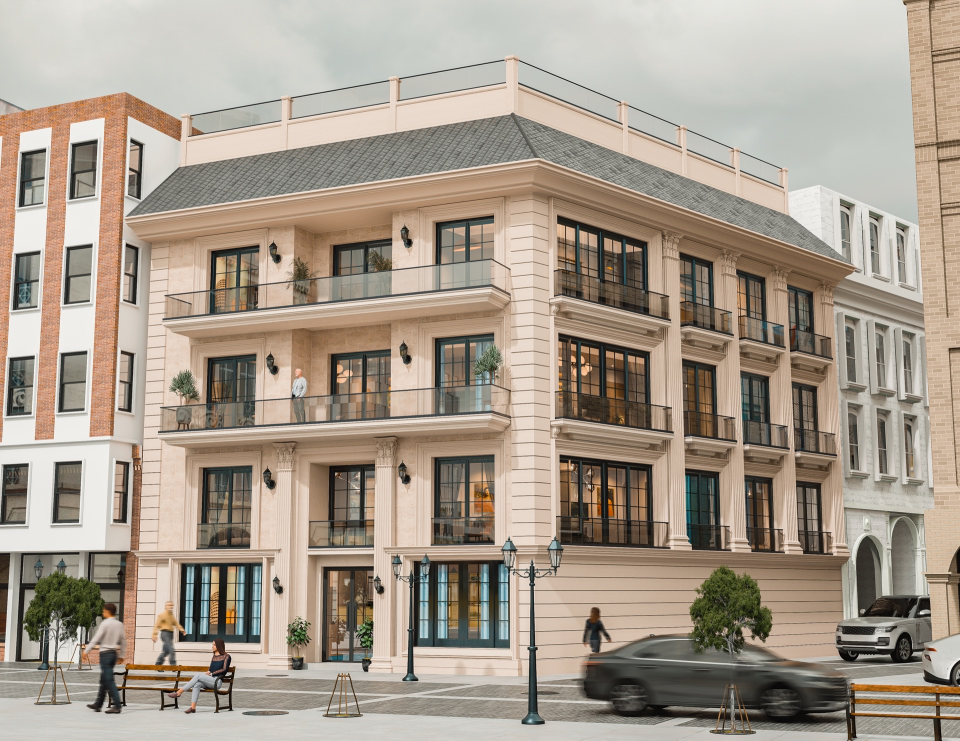
#> input picture web-fotos/calle-grande-28/hero.jpg, 1920 x 1481 px, found by its file name (shown at 1/2 size)
$ python batch_generate.py
#> lines starting #> are read from the running program, lines starting #| are printed output that depends on the picture
#> in make_post, img is the input picture: PIL image 1920x1481 RGB; mean R, G, B 166.5, 154.4, 140.5
### make_manzanoshabitat.py
#!/usr/bin/env python3
"""
Manzanos Hábitat — image processor for Instagram (@manzanoshabitat).

Toma renders de proyectos / fotos del blog y les aplica:
- crop/resize a 1080x1350 (post) o 1080x1920 (story)
- viñeta sutil en bordes
- marco DOBLE dorado (línea exterior + interior con gap)
- acentos en L en las 4 esquinas (art-déco)
- LOGO Manzanos Hábitat (dorado/blanco) compuesto abajo sobre panel translúcido

Uso:
    python3 make_manzanoshabitat.py post  villafranca/hero.jpg   01-villafranca.jpg
    python3 make_manzanoshabitat.py story villafranca/hero.jpg   01-villafranca-story.jpg
    python3 make_manzanoshabitat.py batch
"""
import os, sys, math
from PIL import Image, ImageDraw, ImageFilter

LOCAL       = os.path.expanduser("~/manzanoshabitat-social")
RAW         = os.path.join(LOCAL, "raw")           # renders fuente (copiados de la web)
ASSETS      = os.path.join(LOCAL, "assets")
OUT_POSTS   = os.path.join(LOCAL, "posts")
OUT_STORIES = os.path.join(LOCAL, "stories")

# Paleta Manzanos Hábitat (del sitio: oro #c9a96e, oscuro #1a1a2e)
GOLD     = (201, 169, 110)   # #c9a96e
GOLD_LT  = (224, 200, 156)
INK      = (26, 26, 46)      # #1a1a2e

POST_W,  POST_H  = 1080, 1350
STORY_W, STORY_H = 1080, 1920

LOGO_WHITE = os.path.join(ASSETS, "logo-mh-white.png")
LOGO_GOLD  = os.path.join(ASSETS, "logo-mh-gold.png")


def cover(im, w, h):
#> called with w = 1080, h = 1350
    s = max(w / im.width, h / im.height)
#> s = 0.912
    nw, nh = int(im.width * s + 1), int(im.height * s + 1)
#> nw = 1751; nh = 1351
    im = im.resize((nw, nh), Image.LANCZOS)
    x0, y0 = (nw - w) // 2, (nh - h) // 2
#> x0 = 335; y0 = 0
    return im.crop((x0, y0, x0 + w, y0 + h))


def add_vignette(im, strength=0.20):
#> called with strength = 0.2
    w, h = im.size
#> w = 1080; h = 1350
    mask = Image.new("L", (w, h), 0)
#> mask: PIL image 1080x1350 L; every value is 0
    px = mask.load()
    cx, cy = w / 2, h / 2
#> cx = 540; cy = 675
    max_d = math.hypot(cx, cy)
#> max_d = 864.4
    for y in range(h):
        for x in range(w):
            d = math.hypot(x - cx, y - cy) / max_d
            v = max(0.0, d - 0.55) / 0.45
            px[x, y] = int(255 * v * strength)
    dark = Image.new("RGB", (w, h), (0, 0, 0))
#> dark: PIL image 1080x1350 RGB; every value is 0
    return Image.composite(dark, im, mask)
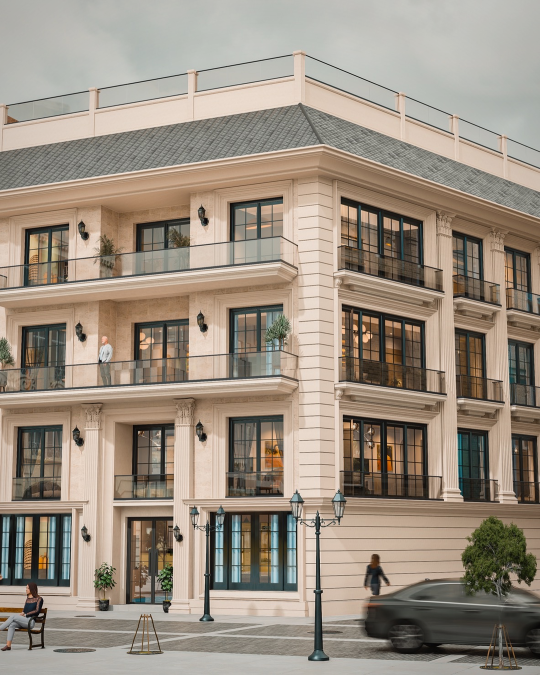
#> returned value: PIL image 1080x1350 RGB (shown at 1/2 size); mean R, G, B 155, 143, 129.2


def draw_double_frame(im, margin_outer, gap, line_outer, line_inner):
#> called with margin_outer = 44, gap = 16, line_outer = 3, line_inner = 1
    w, h = im.size
#> w = 1080; h = 1350
    canvas = im.convert("RGBA")
    overlay = Image.new("RGBA", (w, h), (0, 0, 0, 0))
#> overlay: PIL image 1080x1350 RGBA; every value is 0
    d = ImageDraw.Draw(overlay)
    d.rectangle([margin_outer, margin_outer, w - margin_outer - 1, h - margin_outer - 1],
                outline=GOLD, width=line_outer)
    mi = margin_outer + gap
    d.rectangle([mi, mi, w - mi - 1, h - mi - 1], outline=GOLD, width=line_inner)
    return Image.alpha_composite(canvas, overlay).convert("RGB")


def draw_corner_accents(im, margin, size, line):
#> called with margin = 44, size = 70, line = 3
    w, h = im.size
#> w = 1080; h = 1350
    canvas = im.convert("RGBA")
    overlay = Image.new("RGBA", (w, h), (0, 0, 0, 0))
    d = ImageDraw.Draw(overlay)
    d.line([(margin, margin + size), (margin, margin)], fill=GOLD, width=line)
    d.line([(margin, margin), (margin + size, margin)], fill=GOLD, width=line)
    d.line([(w - margin - size, margin), (w - margin - 1, margin)], fill=GOLD, width=line)
    d.line([(w - margin - 1, margin), (w - margin - 1, margin + size)], fill=GOLD, width=line)
    d.line([(margin, h - margin - size), (margin, h - margin - 1)], fill=GOLD, width=line)
    d.line([(margin, h - margin - 1), (margin + size, h - margin - 1)], fill=GOLD, width=line)
    d.line([(w - margin - size, h - margin - 1), (w - margin - 1, h - margin - 1)], fill=GOLD, width=line)
    d.line([(w - margin - 1, h - margin - size), (w - margin - 1, h - margin - 1)], fill=GOLD, width=line)
    return Image.alpha_composite(canvas, overlay).convert("RGB")


def add_logo_bottom(im, story=False, logo_path=LOGO_WHITE):
    """Compone el logo MH abajo, centrado, sobre panel translúcido oscuro
    con una fina línea dorada encima. El logo es el cierre de marca que pidió Victor.
    `logo_path` permite usar el logo DORADO (LOGO_GOLD) en días especiales."""
#> called with story = False
    w, h = im.size
#> w = 1080
    canvas = im.convert("RGBA")

    # Panel translúcido (degradado oscuro hacia abajo para legibilidad)
    panel_h = 230 if story else 190
    panel_y = h - panel_h - (54 if story else 44)   # por encima del marco inferior
    panel = Image.new("RGBA", (w, panel_h), (0, 0, 0, 0))
#> panel: PIL image 1080x190 RGBA; every value is 0
    pd = ImageDraw.Draw(panel)
    for i in range(panel_h):
        a = int(150 * (i / panel_h) ** 1.4)         # más opaco abajo
        pd.line([(0, i), (w, i)], fill=(INK[0], INK[1], INK[2], a))
    canvas.alpha_composite(panel, (0, panel_y))
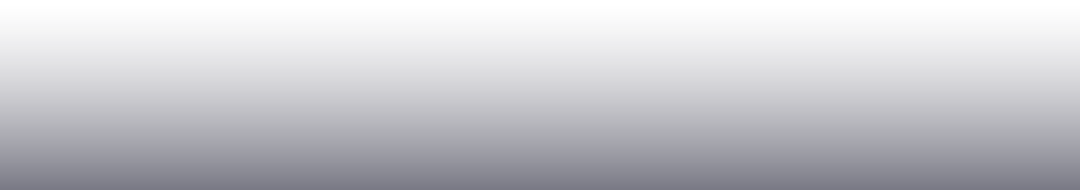
#> panel: PIL image 1080x190 RGBA; mean R, G, B, A 26, 26, 46, 61.6; transparent parts drawn white
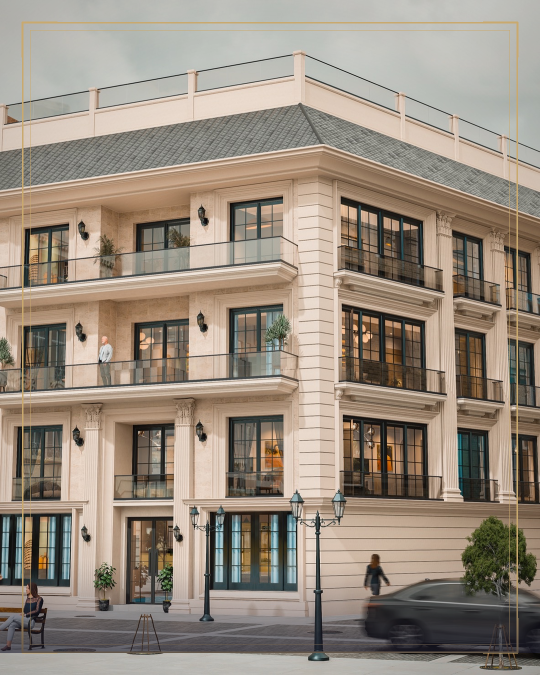
#> canvas: PIL image 1080x1350 RGBA (shown at 1/2 size); mean R, G, B, A 152.4, 140.3, 126.9, 255
#> pass 3 of the loop `for src, out in POSTS:`:
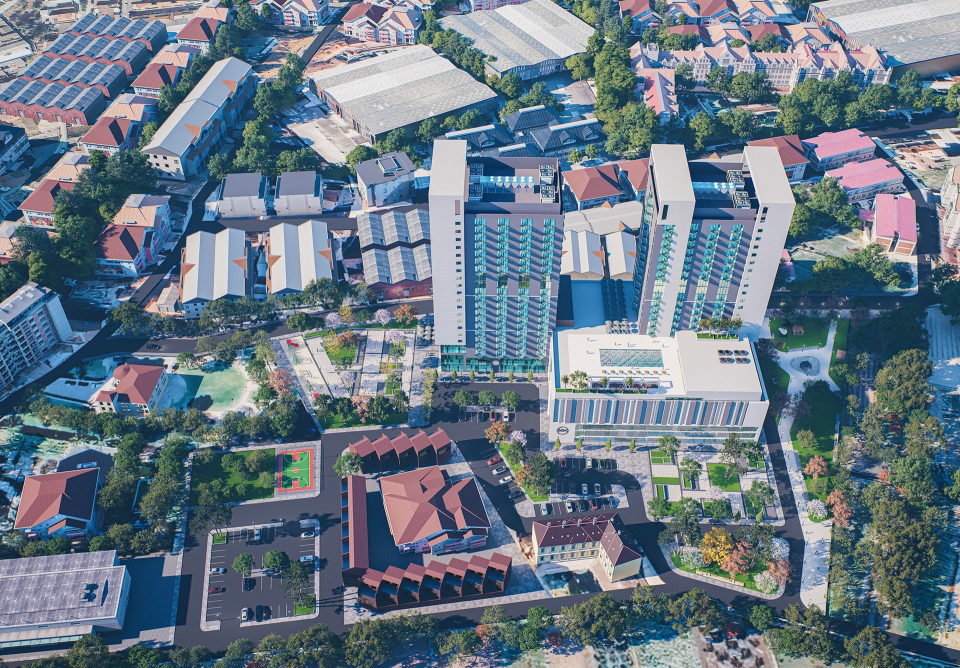
#> input picture web-fotos/mh-san-adrian/hero-building.jpg, 1920 x 1336 px, found by its file name (shown at 1/2 size)
#> in make_post, img is the input picture: PIL image 1920x1336 RGB; mean R, G, B 104.7, 120.6, 133.9
#> in cover (call 2), `im = im.resize((nw, nh), Image.LANCZOS)`:
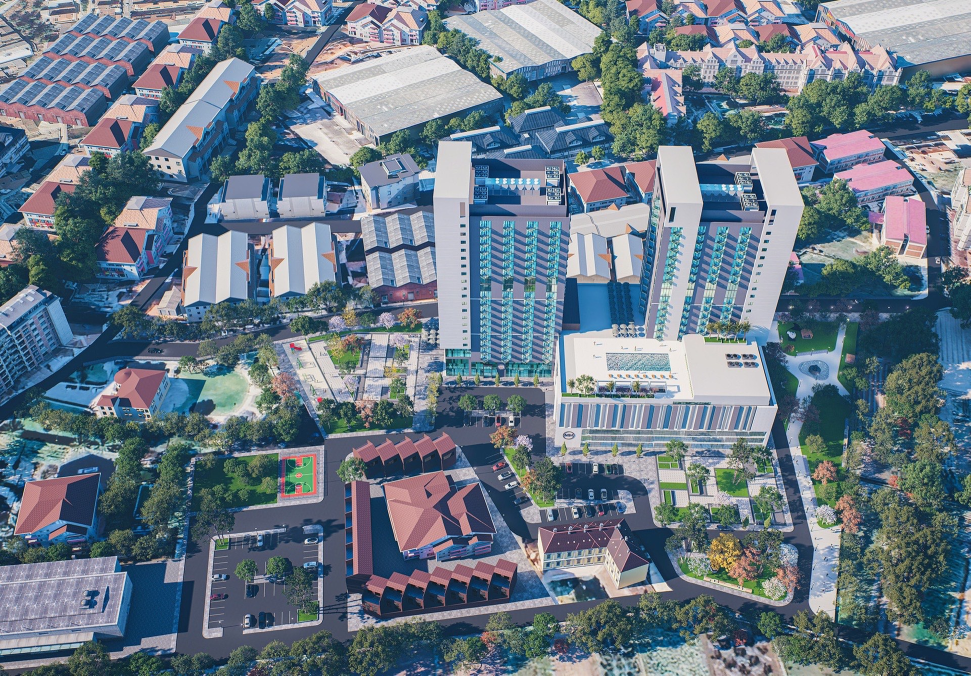
#> im: PIL image 1941x1351 RGB (shown at 1/2 size); mean R, G, B 104.7, 120.6, 133.9
#> in add_logo_bottom (call 2), `canvas.alpha_composite(panel, (0, panel_y))`:
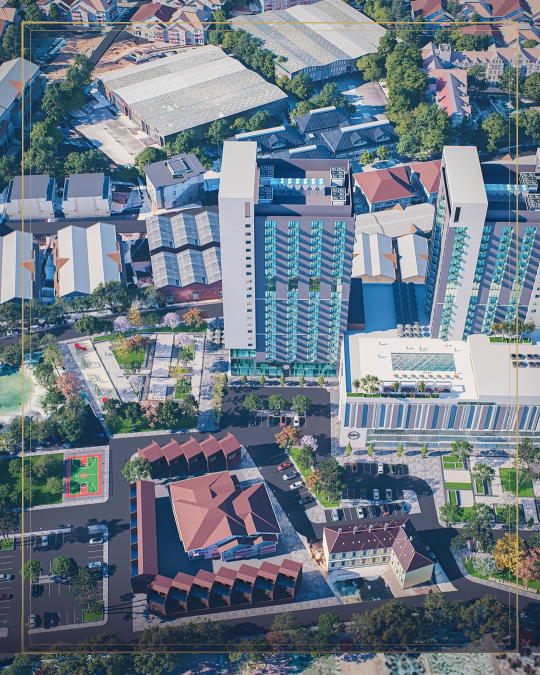
#> canvas: PIL image 1080x1350 RGBA (shown at 1/2 size); mean R, G, B, A 108.7, 121.7, 134, 255
#> the loop made 20 passes; the first 3 are shown

    # Línea dorada fina sobre el panel
    d = ImageDraw.Draw(canvas)
    d.line([(w * 0.34, panel_y), (w * 0.66, panel_y)], fill=GOLD, width=2)

    # Logo centrado dentro del panel (blanco por defecto, dorado en días especiales)
    logo = Image.open(logo_path).convert("RGBA")
    target_w = int(w * (0.56 if story else 0.50))
    target_h = int(target_w * logo.height / logo.width)
    logo = logo.resize((target_w, target_h), Image.LANCZOS)
    lx = (w - target_w) // 2
    ly = panel_y + (panel_h - target_h) // 2 + (6 if story else 4)
    canvas.alpha_composite(logo, (lx, ly))

    return canvas.convert("RGB")


def make_post(src_rel, out_filename, story=False):
    src_path = os.path.join(RAW, src_rel)
    if not os.path.exists(src_path):
        raise FileNotFoundError(f"No existe: {src_path}")
    w, h = (STORY_W, STORY_H) if story else (POST_W, POST_H)
    out_dir = OUT_STORIES if story else OUT_POSTS
    os.makedirs(out_dir, exist_ok=True)
    out_path = os.path.join(out_dir, out_filename)

    img = Image.open(src_path).convert("RGB")
    img = cover(img, w, h)
#> in cover (call 6), `return im.crop((x0, y0, x0 + w, y0 + h))`:
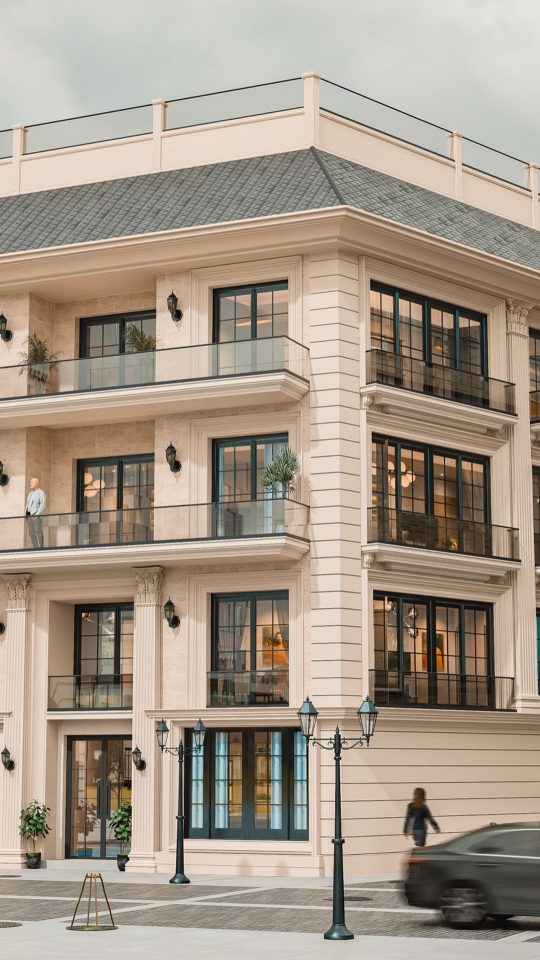
#> returned value: PIL image 1080x1920 RGB (shown at 1/2 size); mean R, G, B 165.4, 152.3, 137.9
    img = add_vignette(img, strength=0.20)
#> in add_vignette (call 6), `mask = Image.new("L", (w, h), 0)`: mask: PIL image 1080x1920 L; every value is 0
#> in add_vignette (call 6), `dark = Image.new("RGB", (w, h), (0, 0, 0))`: dark: PIL image 1080x1920 RGB; every value is 0
#> in add_vignette (call 6), `return Image.composite(dark, im, mask)`:
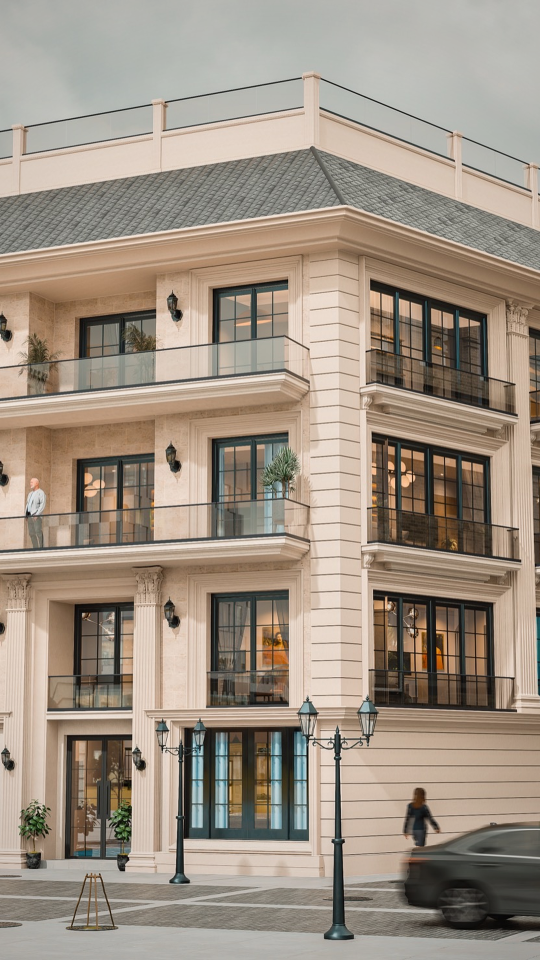
#> returned value: PIL image 1080x1920 RGB (shown at 1/2 size); mean R, G, B 158.8, 145.7, 131.7
    if story:
        img = draw_double_frame(img, 54, 20, 4, 1)
#> in draw_double_frame (call 6), `overlay = Image.new("RGBA", (w, h), (0, 0, 0, 0))`: overlay: PIL image 1080x1920 RGBA; every value is 0
        img = draw_corner_accents(img, 54, 90, 4)
    else:
        img = draw_double_frame(img, 44, 16, 3, 1)
        img = draw_corner_accents(img, 44, 70, 3)
    img = add_logo_bottom(img, story=story)
#> in add_logo_bottom (call 6), `panel = Image.new("RGBA", (w, panel_h), (0, 0, 0, 0))`: panel: PIL image 1080x230 RGBA; every value is 0
#> in add_logo_bottom (call 6), `canvas.alpha_composite(panel, (0, panel_y))`:
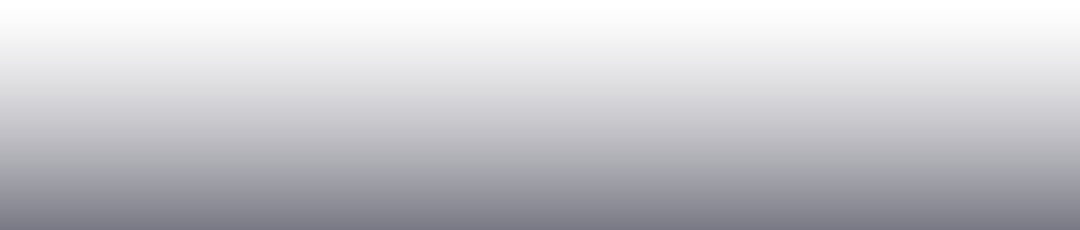
#> panel: PIL image 1080x230 RGBA; mean R, G, B, A 26, 26, 46, 61.7; transparent parts drawn white
#> in add_logo_bottom (call 6), `canvas.alpha_composite(panel, (0, panel_y))`:
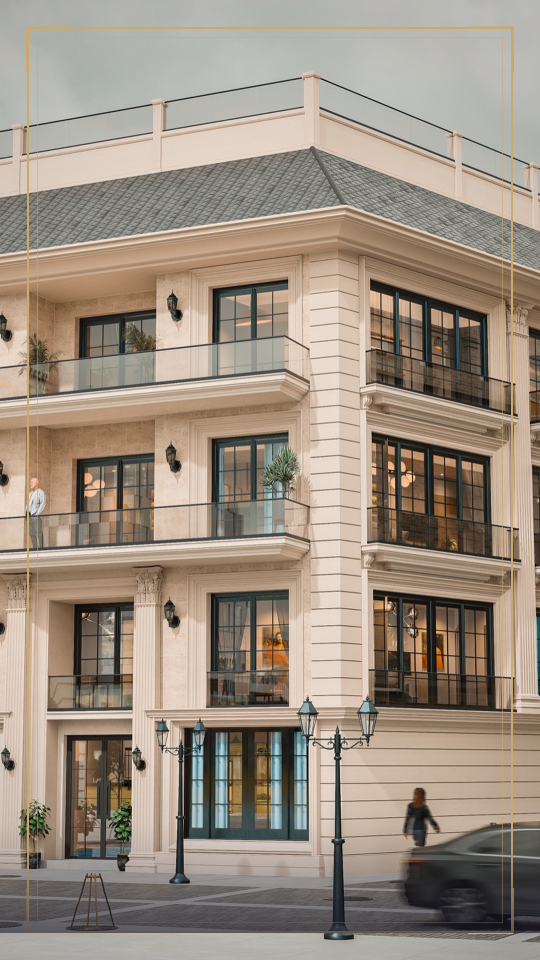
#> canvas: PIL image 1080x1920 RGBA (shown at 1/2 size); mean R, G, B, A 156.3, 143.2, 129.4, 255
#> pass 3 of the loop `for src, out in STORIES:`:
#> the loop made 8 passes; the first 3 are shown
    img.save(out_path, "JPEG", quality=92, optimize=True)
    print(f"  ✓ {('STORY' if story else 'POST '):<5} {src_rel:<42} → {out_filename}")
    return out_path


# [5 lines that do not run on import are left out]

### batch_generate.py
#!/usr/bin/env python3
"""Genera todas las imágenes branded (posts 1080x1350 + stories 1080x1920)."""
import sys, os
sys.path.insert(0, os.path.expanduser("~/manzanoshabitat-social"))
from make_manzanoshabitat import make_post

# (src_rel, out_name) — posts de proyectos + zonas + blog
POSTS = [
    # ---- Proyectos en venta ----
    ("villafranca/hero.jpg",        "01-villafranca.jpg"),
    ("azagra/night.jpg",            "02-azagra.jpg"),
    ("sanadrian/hero-building.jpg", "03-sanadrian.jpg"),
    ("grande28/cavas.jpg",          "04-grande28-fachada.jpg"),
    ("grande28/rooftop.jpg",        "05-grande28-rooftop.jpg"),
    ("haro/hero.jpg",               "06-haro.jpg"),
    ("entrerios/hero.jpg",          "07-entrerios.jpg"),
    ("azagra/birdseye.jpg",         "08-azagra-aerea.jpg"),
    ("sanadrian/render.jpg",        "09-sanadrian-plaza.jpg"),
    ("grande28/salon.jpg",          "10-grande28-salon.jpg"),
    ("villafranca/v07.jpg",         "11-villafranca-detalle.jpg"),
    ("grande28/piscina.jpg",        "12-grande28-spa.jpg"),
    ("azagra/night2.jpg",           "13-azagra-noche.jpg"),
    ("sanadrian/v5.jpg",            "14-sanadrian-vida.jpg"),
    ("grande28/hero.jpg",           "15-grande28-lujo.jpg"),
    # ---- Zonas / estilo de vida ----
    ("blog/calahorra-catedral.jpg", "16-calahorra.jpg"),
    ("blog/tudela-ribera.jpg",      "17-ribera-navarra.jpg"),
    ("blog/haro.jpg",               "18-larioja.jpg"),
    # ---- Blog / valor ----
    ("blog/aerotermia.jpg",         "19-aerotermia.jpg"),
    ("blog/comprar-sobre-plano.jpg","20-sobre-plano.jpg"),
]
STORIES = [
    ("villafranca/hero.jpg",        "01-villafranca-story.jpg"),
    ("azagra/night3.jpg",           "02-azagra-story.jpg"),
    ("grande28/rooftop.jpg",        "03-grande28-story.jpg"),
    ("sanadrian/hero-building.jpg", "04-sanadrian-story.jpg"),
    ("haro/hero.jpg",               "05-haro-story.jpg"),
    ("grande28/piscina.jpg",        "06-grande28-spa-story.jpg"),
    ("blog/calahorra-catedral.jpg", "07-calahorra-story.jpg"),
    ("entrerios/hero.jpg",          "08-entrerios-story.jpg"),
]
ok = 0
for src, out in POSTS:
    try:
        make_post(src, out, story=False); ok += 1
    except Exception as e:
        print(f"  ✗ {src}: {e}")
for src, out in STORIES:
    try:
        make_post(src, out, story=True); ok += 1
    except Exception as e:
        print(f"  ✗ {src}: {e}")
print(f"\nGenerados {ok}/{len(POSTS)+len(STORIES)} ({len(POSTS)} posts + {len(STORIES)} stories)")
